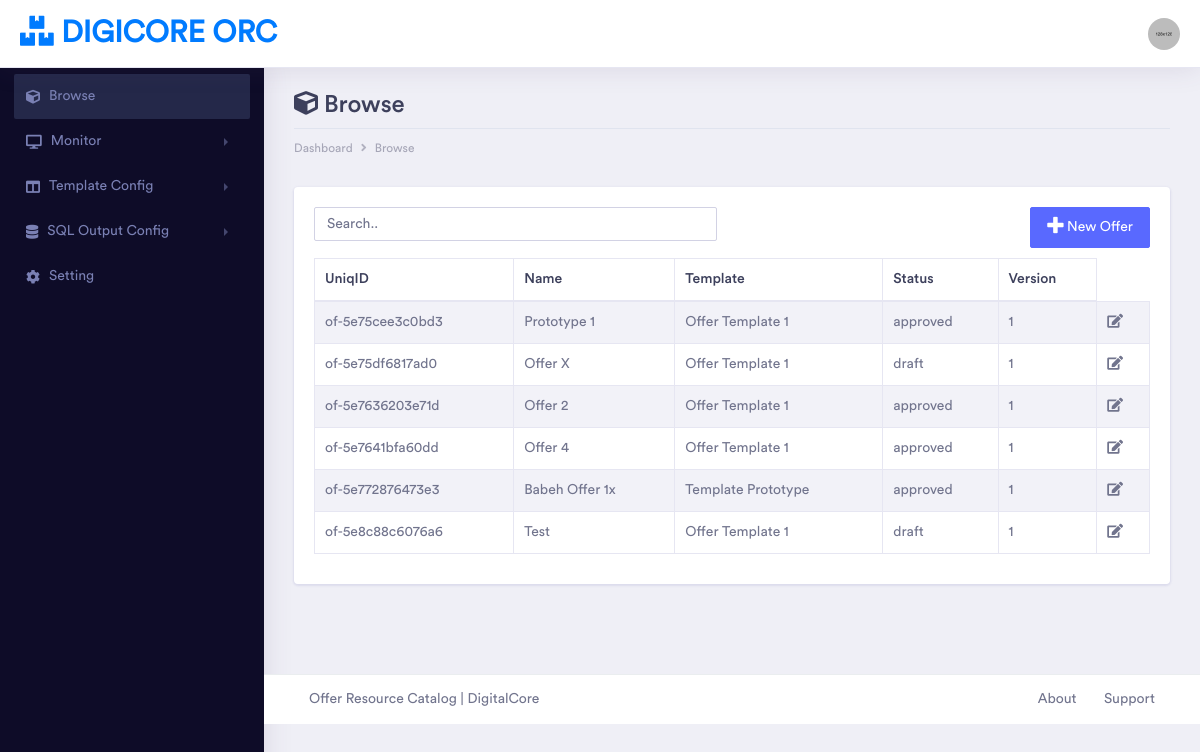
The page / on the database its author committed.
### tables this page shows
CREATE TABLE `offer_meta` (
  `uid` varchar(100) NOT NULL,
  `name` text NOT NULL,
  `template` text NOT NULL,
  `status` enum('draft','approved','sync') NOT NULL,
  `version` int(50) NOT NULL
);

CREATE TABLE `tc_template` (
  `uid` varchar(100) NOT NULL,
  `name` varchar(100) NOT NULL,
  `component_t2crtb` varchar(100) NOT NULL,
  `gen_component` varchar(50) NOT NULL,
  `gen_opt` tinyint(1) NOT NULL
);

### application/controllers/Main.php (called while the page is built, shortened)
<?php
class Main extends CI_Controller {
	public function __construct()
    {
            $this->load->model('FormRender');
    }
    public function browse()
	{
		$this->load->library('pagination');
		$this->load->model('Item');
		if(isset($_POST['search'])){
			$search = $_POST['search'];
		}else{
			if($this->session->userdata('search')!=null){
				$search = $this->session->userdata('search');
			}else{
				$search = '';
			}
		}
		$this->session->set_userdata('search',$search);
		$start_index = ($this->uri->segment(3)) ? $this->uri->segment(3) : 0;
		$config = $this->Item->pagination('offer_meta','main/browse/',3,$search);
		$this->pagination->initialize($config);
		$metadata = [
			'navstyle' => [
				0 => 'color: #fff;
				background-color: #242849;
				border-radius: 2px;'],
			'content' => [
				'header' => 'Browse',
				'icon' => 'fas fa-cube',
				'bdcmb' => [
					'Dashboard',
					'Browse'
				]
			],
			'pagination' => $this->pagination->create_links(),
			'data_search' => $this->session->userdata('search'),
			'data' => $this->Item->offer_browse($search,$start_index),
			'module' => 'browse',
			'template' => $this->db->get('tc_template')->result_array()
		];
		$this->load->view('main',$metadata);
	}
}

### index.php (called while the page is built, shortened)
<?php
require_once BASEPATH.'core/CodeIgniter.php';

### application/models/Item.php (called while the page is built, shortened)
<?php
class Item extends CI_Model {
	public function offer_browse($search='', $start_index)
	{
		if($search==''){
            return $this->db->get('offer_meta',10,$start_index)->result();
        }else{
            $this->db->like('uid',$search);
            $this->db->or_like('name',$search);
            return $this->db->get('offer_meta',10,$start_index)->result();
        }
	}
}

### application/views/module/browse.php (the view, shortened to what this page needs)
<form action="<?php echo base_url()?>Main/browse" method="POST">
<div class="row" style="margin-bottom:10px">
    <div class="col-md-6">
            <input class="form-control" type="text" name="search" placeholder="Search.." value=<?php echo $data_search?>>
    </div>
    </form>
    <div class="col-md-6">
        <div class="float-right">
            <button type="button" class="btn btn-primary" data-toggle="modal" data-target="#new"><i class="fas fa-plus fa-lg"></i> New Offer</button>
        </div>
    </div>
</div>
<div class="table-responsive">
    <table id="example" class="table table-striped table-bordered second" style="width:100%">
        <thead>
            <tr>
                <th>UniqID</th>
                <th>Name</th>
                <th>Template</th>
                <th>Status</th>
                <th>Version</th>
            </tr>
        </thead>
        <tbody>
          <?php foreach($data as $row){?>
            <tr>
                <td><a href="<?php echo base_url().'/offer/detail?offer_uid='.$row->uid ?>"><?php echo $row->uid ?></a></td>
                <td><?php echo $row->name ?></td>
                <td><?php echo $this->db->get_where('tc_template',['uid'=>$row->template])->row()->name ?></td>
                <td><?php echo $row->status ?></td>
                <td><?php echo $row->version ?></td>
                <td>
                    <i class="fas fa-edit" data-toggle="modal" data-target="#Modal<?php echo $row->uid?>"></i>
                </td>
            </tr>
          <?php }?>
        </tbody>
    </table>
</div>

### application/views/main.php (shortened to what this page needs)
<!doctype html>
<html lang="en">
<head>
    <link rel="stylesheet" href="<?php echo base_url()?>/assets/vendor/bootstrap/css/bootstrap.min.css">
    <link href="<?php echo base_url()?>/assets/vendor/fonts/circular-std/style.css" rel="stylesheet">
    <link rel="stylesheet" href="<?php echo base_url()?>/assets/libs/css/style.css">
    <link rel="stylesheet" href="<?php echo base_url()?>/assets/vendor/fonts/fontawesome/css/fontawesome-all.css">
    <link rel="stylesheet" href="<?php echo base_url()?>/assets/vendor/charts/chartist-bundle/chartist.css">
    <link rel="stylesheet" href="<?php echo base_url()?>/assets/vendor/charts/morris-bundle/morris.css">
    <link rel="stylesheet" href="<?php echo base_url()?>/assets/vendor/fonts/material-design-iconic-font/css/materialdesignicons.min.css">
    <link rel="stylesheet" href="<?php echo base_url()?>/assets/vendor/charts/c3charts/c3.css">
    <link rel="stylesheet" href="<?php echo base_url()?>/assets/vendor/fonts/flag-icon-css/flag-icon.min.css">
</head>
<body>
    <div class="dashboard-main-wrapper">
        <div class="dashboard-header">
            <?php $this->load->view('header')?>
        </div>
        <div class="nav-left-sidebar sidebar-dark">
            <?php $this->load->view('sidenav')?>
        </div>
        <div class="dashboard-wrapper">
            <div class="dashboard-ecommerce">
              <?php $this->load->view('content')?>
            </div>
            <?php $this->load->view('footer')?>
        </div>
</body>
</html>

### application/views/header.php (shortened to what this page needs)
<nav class="navbar navbar-expand-lg bg-white fixed-top">
                <a class="navbar-brand" href="<?php echo base_url()?>"><i class="fas fa-boxes"></i> Digicore ORC</a>
                <div class="collapse navbar-collapse " id="navbarSupportedContent">
                    <ul class="navbar-nav ml-auto navbar-right-top">
                        <li class="nav-item dropdown nav-user">
                            <a class="nav-link nav-user-img" href="#" id="navbarDropdownMenuLink2" data-toggle="dropdown" aria-haspopup="true" aria-expanded="false"><img src="<?php echo base_url()?>/assets/images/avatar-1.jpg" alt="" class="user-avatar-md rounded-circle"></a>
                        </li>
                    </ul>
                </div>
            </nav>

### application/views/sidenav.php (shortened to what this page needs)
<div class="menu-list">
    <nav class="navbar navbar-expand-lg navbar-light">
        <div class="collapse navbar-collapse" id="navbarNav">
            <ul class="navbar-nav flex-column">
                <li class="nav-item" style="<?php echo (isset($navstyle[0]))?$navstyle[0]:'' ?>">
                    <a class="nav-link" href="<?php echo base_url()?>"><i class="fas fa-cube"></i>Browse</a>
                </li>
                <li class="nav-item" style="<?php echo (isset($navstyle[1]))?$navstyle[1]:'' ?>">
                    <a class="nav-link" href="#" data-toggle="collapse" aria-expanded="false" data-target="#submenu-2" aria-controls="submenu-2"><i class="fas fa-desktop"></i>Monitor</a>
                </li>
                <li class="nav-item" style="<?php echo (isset($navstyle[2]))?$navstyle[2]:'' ?>">
                    <a class="nav-link" href="#" data-toggle="collapse" aria-expanded="false" data-target="#submenu-4" aria-controls="submenu-4"><i class="fas fa-columns"></i>Template Config</a>
                </li>
                <li class="nav-item" style="<?php echo (isset($navstyle[3]))?$navstyle[3]:'' ?>">
                    <a class="nav-link" href="#" data-toggle="collapse" aria-expanded="false" data-target="#submenu-3" aria-controls="submenu-3"><i class="fas fa-database"></i>SQL Output Config</a>
                </li>
                <li class="nav-item" style="<?php echo (isset($navstyle[4]))?$navstyle[4]:'' ?>">
                    <a class="nav-link" href="<?php echo base_url('main/setting')?>"><i class="fas fa-cog"></i>Setting</a>
                </li>
            </ul>
        </div>
    </nav>
</div>

### application/views/content.php
<div class="container-fluid dashboard-content ">
    <div class="row">
        <div class="col-xl-12 col-lg-12 col-md-12 col-sm-12 col-12">
            <div class="page-header">
                <h2 class="pageheader-title"><i class="<?php echo $content['icon']?>"></i> <?php echo $content['header']?></h2>
                <div class="page-breadcrumb">
                    <nav aria-label="breadcrumb">
                        <ol class="breadcrumb">
                            <?php foreach($content['bdcmb'] as $item){?>
                                <li class="breadcrumb-item"><a href="#" class="breadcrumb-link"><?php echo $item?></a></li>
                            <?php }?>
                        </ol>
                    </nav>
                </div>
            </div>
        </div>
    </div>
    <div class="card">
        <div class="card-body">
            <?php $this->load->view('module/'.$module)?>
        </div>
    </div>
</div>

### application/views/footer.php
<div class="footer">
                <div class="container-fluid">
                    <div class="row">
                        <div class="col-xl-6 col-lg-6 col-md-6 col-sm-12 col-12">
                             Offer Resource Catalog | DigitalCore
                        </div>
                        <div class="col-xl-6 col-lg-6 col-md-6 col-sm-12 col-12">
                            <div class="text-md-right footer-links d-none d-sm-block">
                                <a href="javascript: void(0);">About</a>
                                <a href="javascript: void(0);">Support</a>
                            </div>
                        </div>
                    </div>
                </div>
            </div>

### rows shown on the page
offer_meta: uid "of-5e75cee3c0bd3", name "Prototype 1", template.name "Offer Template 1", status "approved", version "1"
offer_meta: uid "of-5e75df6817ad0", name "Offer X", template.name "Offer Template 1", status "draft", version "1"
offer_meta: uid "of-5e7636203e71d", name "Offer 2", template.name "Offer Template 1", status "approved", version "1"
offer_meta: uid "of-5e7641bfa60dd", name "Offer 4", template.name "Offer Template 1", status "approved", version "1"
offer_meta: uid "of-5e772876473e3", name "Babeh Offer 1x", template.name "Template Prototype", status "approved", version "1"
offer_meta: uid "of-5e8c88c6076a6", name "Test", template.name "Offer Template 1", status "draft", version "1"

### other values the page prints
$content['header'] "Browse"
$item "Dashboard"
$item "Browse"
